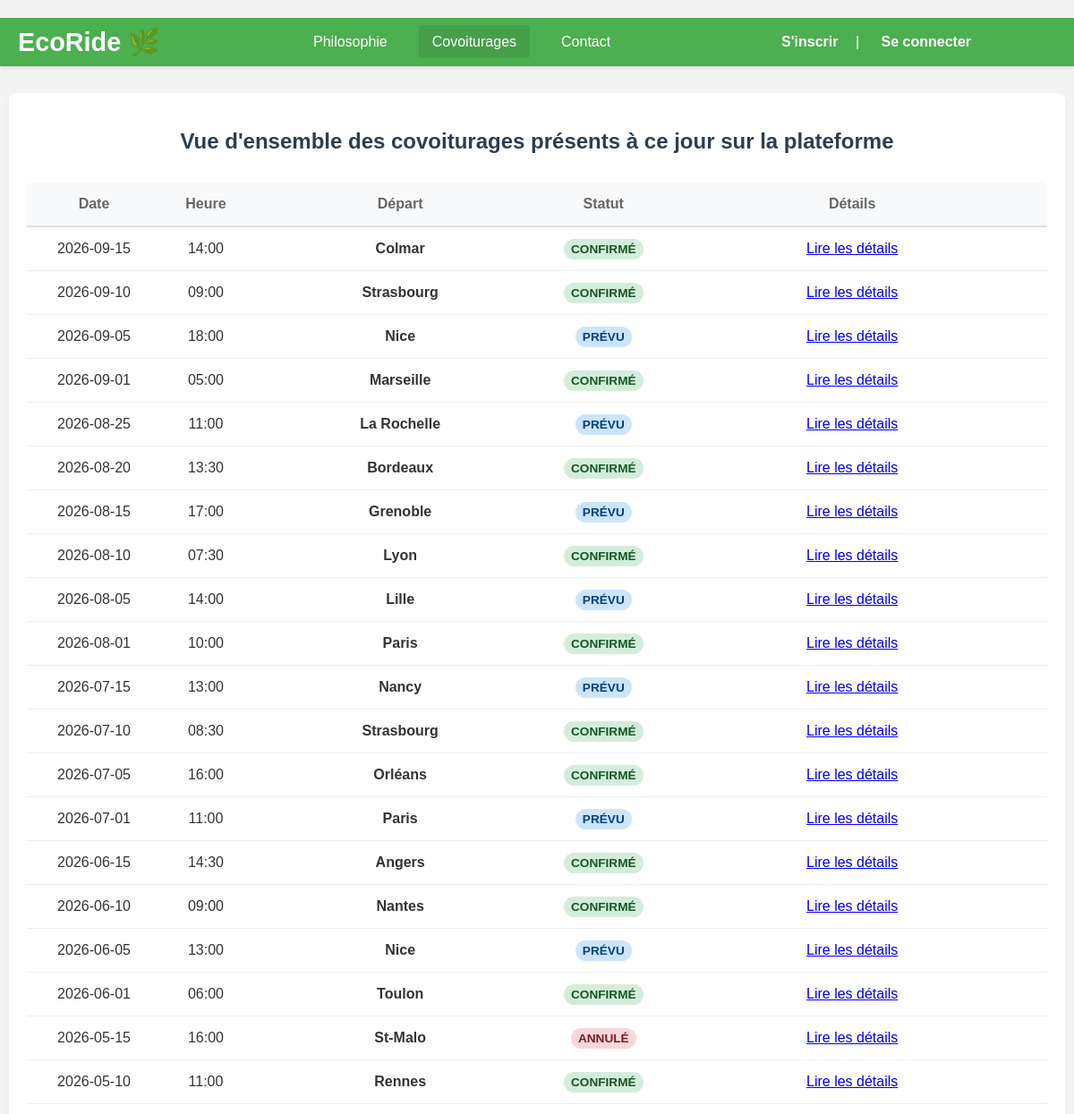
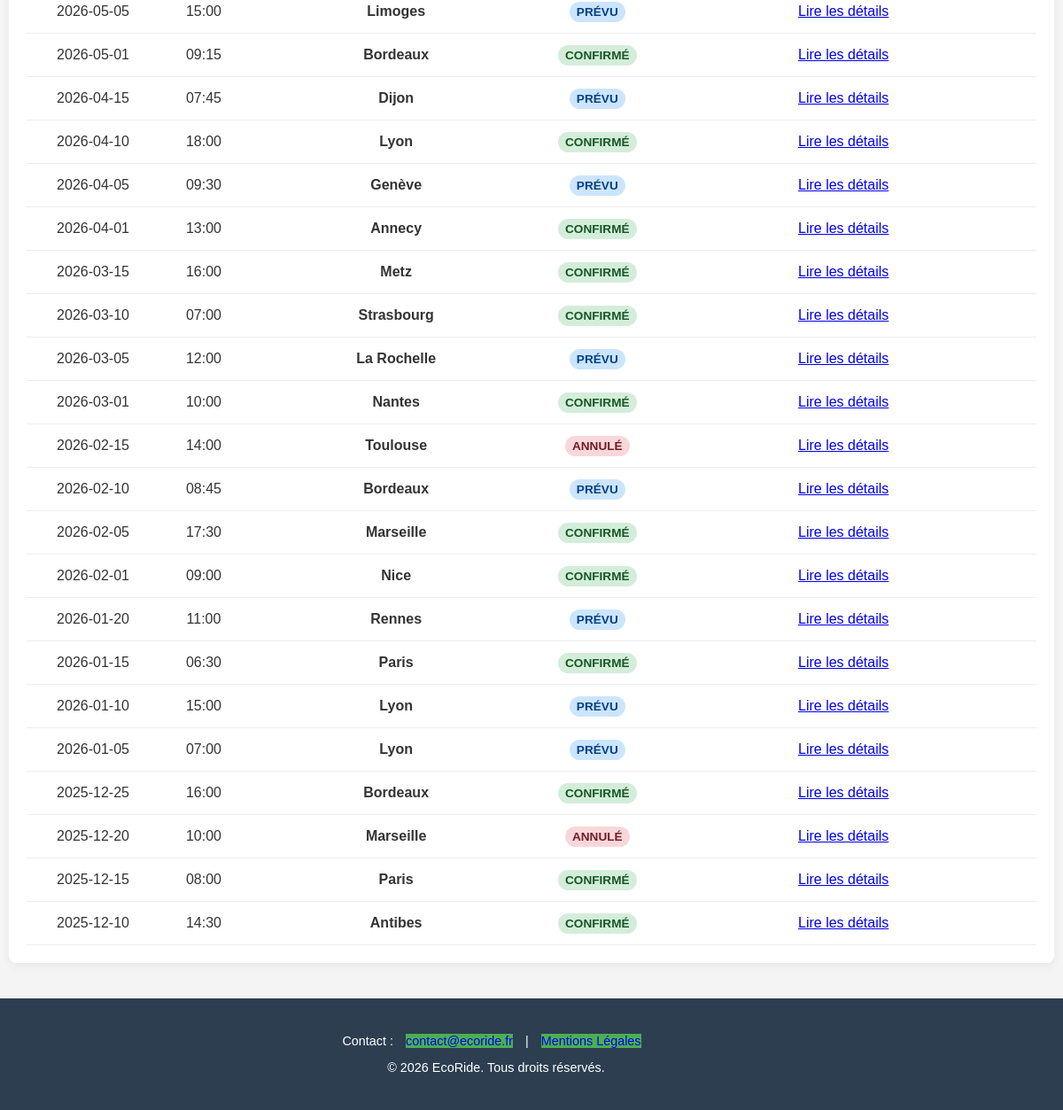
/public/index.php?p=covoiturage, run on the app's committed database (2 pictures, top to bottom).
### tables this page shows
CREATE TABLE IF NOT EXISTS `covoiturage` (
  `covoiturage_id` INT NOT NULL AUTO_INCREMENT,
  `date_depart` DATE NOT NULL,
  `heure_depart` TIME NOT NULL,  
  `lieu_depart` VARCHAR(50) NOT NULL,
  `date_arrivee` DATE NULL,
  `heure_arrivee` TIME NULL,
  `lieu_arrivee` VARCHAR(50) NOT NULL,
  `statut_covoiturage_id` INT NOT NULL,  
  `nb_place` INT NOT NULL,
  `prix_personne` FLOAT NOT NULL,
  `voiture_id` INT NOT NULL,  
  PRIMARY KEY (`covoiturage_id`),
  INDEX `fk_covoiturage_voiture_utilise_idx` (`voiture_id` ASC),
  INDEX `fk_statut_covoiturage_idx` (`statut_covoiturage_id` ASC),
  CONSTRAINT `fk_covoiturage_voiture_utilise`
    FOREIGN KEY (`voiture_id`)
    REFERENCES `voiture` (`voiture_id`),
  CONSTRAINT `fk_statut_covoiturage_id`
    FOREIGN KEY (`statut_covoiturage_id`)
    REFERENCES `statut_covoiturage` (`statut_covoiturage_id`)
);

CREATE TABLE IF NOT EXISTS `statut_covoiturage` (
  `statut_covoiturage_id` INT NOT NULL AUTO_INCREMENT,
  `libelle` VARCHAR(50) NOT NULL UNIQUE,
  PRIMARY KEY (`statut_covoiturage_id`)
);

### core/Controller/Controller.php (called while the page is built, shortened)
<?php
class Controller
{
    protected $viewPath;
    protected function render($view, $variables = [])
    {
        extract($variables);
        require($this->viewPath . str_replace('.', '/', $view) . '.php');
    }
}

### app/Controller/CovoituragesController.php (called while the page is built, shortened)
<?php
class CovoituragesController extends AppController
{
    public function all()
    {
        $covoiturages = $this->Covoiturage->all();
        $this->render(
            'covoiturages.covoiturage',
            compact('covoiturages')
        );
    }
}

### core/Model/Model.php (called while the page is built, shortened)
<?php
class Model
{
    protected $db;
    public function __construct(Database $db)
    {
        $this->db = $db;
    }
    public function query($statement, $attributes = null, $one = false)
    {
        $classe_name = str_replace('Model', 'Entity', get_class($this));
        if ($attributes) {
            return $this->db->prepare(
                $statement,
                $attributes,
                $classe_name,
                $one
            );
        } else {
            return $this->db->query(
                $statement,
                $classe_name,
                $one
            );
        }
    }
}

### core/Database/MysqlDatabase.php (called while the page is built, shortened)
<?php
class MysqlDatabase extends Database
{
    private $dbname;
    private $dbusername;
    private $dbpassword;
    private $dbhost;
    private $pdo;
    public function __construct($dbname = '', $dbusername = 'root', $dbpassword = '', $dbhost = 'localhost')
    {
        $this->dbname = $dbname;
        $this->dbusername = $dbusername;
        $this->dbpassword = $dbpassword;
        $this->dbhost = $dbhost;
    }
    private function getPdo()
    {
        if ($this->pdo === null) {
            $dns = 'mysql:host=' . $this->dbhost . ';dbname=' . $this->dbname;
            $pdo = new PDO($dns, $this->dbusername, $this->dbpassword);
            $pdo->setAttribute(PDO::ATTR_ERRMODE, PDO::ERRMODE_EXCEPTION);
            $this->pdo = $pdo;
        }
        return $this->pdo;
    }
    public function query($statement, $class_name = null, $one = false)
    {
        $req = $this->getPdo()->query($statement);
        if ($class_name === null) {
            $req->setFetchMode(PDO::FETCH_OBJ);
        } else {
            $req->setFetchMode(PDO::FETCH_CLASS, $class_name);
        }
        if ($one) {
            $datas = $req->fetch();
        } else {
            $datas = $req->fetchAll();
        }
        return $datas;
    }
}

### app/Model/CovoiturageModel.php (called while the page is built, shortened)
<?php
class CovoiturageModel extends Model
{
    public function all()
    {
        return $this->query(
            "select
                c.covoiturage_id ,
                c.date_depart	 ,
                c.heure_depart	 ,
                c.lieu_depart	 ,
                c.date_arrivee	 ,
                c.heure_arrivee	 ,
                c.lieu_arrivee	 ,
                s.libelle as statut,
                c.nb_place		 ,
                c.prix_personne	 ,
                u.pseudo		 ,
                v.energie
            from covoiturage c
            join voiture v on (v.voiture_id = c.voiture_id)
            join utilisateur u on (u.utilisateur_id = v.utilisateur_id)
            join statut_covoiturage s on (c.statut_covoiturage_id = s.statut_covoiturage_id)
            order by c.date_depart desc, c.lieu_depart asc",
            false
        );
    }
}

### app/Autoloader.php (called while the page is built, shortened)
<?php
class Autoloader
{
    static function fautoload($class)
    {
        if (strpos($class, __NAMESPACE__) === 0) {
            $class = str_replace(__NAMESPACE__ . '\\', '', $class);
            $class = str_replace('\\', '/', $class);
        }
    }
}

### core/Autoloader.php (called while the page is built, shortened)
<?php
class Autoloader
{
    static function fautoload($class)
    {
        if (strpos($class, __NAMESPACE__) === 0) {
            $class = str_replace(__NAMESPACE__ . '\\', '', $class);
            $class = str_replace('\\', '/', $class);
        }
    }
}

### app/Views/covoiturages/covoiturage.php (the view)
<section class="presentation-section">
    <div class="presentation-content">
        <h1>Vue d'ensemble des covoiturages présents à ce jour sur la plateforme</h1>
        <div class="trip-row trip-header">
            <div class="trip-cell">Date</div>
            <div class="trip-cell">Heure</div>
            <div class="trip-cell">Départ</div>
            <div class="trip-cell">Statut</div>
            <div class="trip-cell">Détails</div>
        </div>
        <?php foreach ($covoiturages as $covoiturage): ?>
            <div class="trip-row">
                <div class="trip-cell" data-label="Date">
                    <?= htmlspecialchars($covoiturage->date_depart); ?>
                </div>
                <div class="trip-cell" data-label="Heure">
                    <?= htmlspecialchars(substr($covoiturage->heure_depart, 0, 5)); ?>
                </div>
                <div class="trip-cell" data-label="Départ">
                    <strong><?= htmlspecialchars($covoiturage->lieu_depart); ?></strong>
                </div>
                <div class="trip-cell" data-label="Statut">
                    <span class="status-badge <?= strtolower($covoiturage->statut); ?>">
                        <?= htmlspecialchars($covoiturage->statut); ?>
                    </span>
                </div>
                <div class="trip-cell" data-label="Détails">
                    <?= $covoiturage->getExtrait(); ?>
                </div>
            </div>
        <?php endforeach; ?>
    </div>
</section>

### app/Entity/CovoiturageEntity.php (shortened to what this page needs)
<?php
class CovoiturageEntity extends Entity
{
    public function getUrl()
    {
        return 'index.php?p=trajet-detail&id=' . $this->covoiturage_id;
    }
    public function getExtrait()
    {
        $html = '<a href="' . $this->getUrl() . '">Lire les détails </a>';
        return $html;
    }
}

### public/css/style_app.css (style rules this page uses)
:root { --color-ecogreen: #4CAF50; --color-ecogreen-survol: #45a049; --color-ecodark: #388E3C; --color-nightblue: #2c3e50; --color-price: #1abc9c; --color-rating: #f39c12; --color-background: #f4f4f4; --color-text: #333; --color-card-bg: #ffffff; --color-border: #eee; --color-connexion: #2c3e50; }
body { font-family: Arial, sans-serif; margin: 0; padding-top: 0; background-color: var(--color-background); color: var(--color-text); }
.presentation-section { background-color: white; padding: 20px 20px; border-radius: 8px; box-shadow: 0 4px 10px rgba(0, 0, 0, 0.05); box-shadow: 0 4px 10px rgba(0, 0, 0, 0.05); margin: 30px auto; max-width: 1400px; width: 95%; display: flex; flex-direction: column; gap: 30px; align-items: center; text-align: center; }
.presentation-section h1 { margin-bottom: 2rem; color: #2c3e50; }
.presentation-content { flex: 2; width: 100%; }

### public/css/style_covoiturage.css (style rules this page uses)
.trip-row { display: grid; grid-template-columns: 120px 100px 1.5fr 120px 2fr; gap: 15px; padding: 15px; border-bottom: 1px solid #eee; align-items: center; }
.trip-header { background-color: #f8f9fa; font-weight: bold; color: #666; border-radius: 5px 5px 0 0; border-bottom: 2px solid #ddd; }
.status-badge { padding: 4px 8px; border-radius: 12px; font-size: 0.85em; font-weight: bold; text-transform: uppercase; }
.status-badge.confirmé { background-color: #d4edda; color: #155724; }
.status-badge.annulé { background-color: #f8d7da; color: #721c24; }
.status-badge.prévu { background-color: #cce5ff; color: #004085; }

### public/css/style_trajet.css (style rules this page uses)
:root { --color-status-confirmed: #2ecc71; --color-status-pending: #e67e22; --color-status-cancelled: #e74c3c; --color-status-onboarding: #3498db; --color-disabled: #bdc3c7; --color-ecogreen: #4CAF50; --color-ecodark: #388E3C; --color-nightblue: #2c3e50; --color-price: #1abc9c; --color-rating: #f39c12; --color-background: #f4f4f4; --color-text: #333; --color-card-bg: #ffffff; --color-border: #eee; --color-white: #ffffff; --color-text-main: #333; --color-text-muted: #999999; --radius-lg: 8px; --shadow: 0 2px 8px rgba(0, 0, 0, 0.1); --transition: all 0.2s ease; }

### public/css/style_trajet_detail.css (style rules this page uses)
:root { --color-ecogreen: #4CAF50; --color-ecogreen-survol: #45a049; --color-ecodark: #388E3C; --color-nightblue: #2c3e50; --color-price: #1abc9c; --color-rating: #f39c12; --color-background: #f4f4f4; --color-text: #333; --color-card-bg: #ffffff; --color-border: #eee; --color-light-bg: #f9f9f9; }

### data on the page
covoiturage: date_depart "2026-09-15", heure_depart "14:00", lieu_depart "Colmar", statut_covoiturage.libelle "CONFIRMÉ"
covoiturage: date_depart "2026-09-10", heure_depart "09:00", lieu_depart "Strasbourg", statut_covoiturage.libelle "CONFIRMÉ"
covoiturage: date_depart "2026-09-05", heure_depart "18:00", lieu_depart "Nice", statut_covoiturage.libelle "PRÉVU"
covoiturage: date_depart "2026-09-01", heure_depart "05:00", lieu_depart "Marseille", statut_covoiturage.libelle "CONFIRMÉ"
covoiturage: date_depart "2026-08-25", heure_depart "11:00", lieu_depart "La Rochelle", statut_covoiturage.libelle "PRÉVU"
covoiturage: date_depart "2026-08-20", heure_depart "13:30", lieu_depart "Bordeaux", statut_covoiturage.libelle "CONFIRMÉ"
covoiturage: date_depart "2026-08-15", heure_depart "17:00", lieu_depart "Grenoble", statut_covoiturage.libelle "PRÉVU"
covoiturage: date_depart "2026-08-10", heure_depart "07:30", lieu_depart "Lyon", statut_covoiturage.libelle "CONFIRMÉ"
covoiturage: date_depart "2026-08-05", heure_depart "14:00", lieu_depart "Lille", statut_covoiturage.libelle "PRÉVU"
covoiturage: date_depart "2026-08-01", heure_depart "10:00", lieu_depart "Paris", statut_covoiturage.libelle "CONFIRMÉ"
covoiturage: date_depart "2026-07-15", heure_depart "13:00", lieu_depart "Nancy", statut_covoiturage.libelle "PRÉVU"
covoiturage: date_depart "2026-07-10", heure_depart "08:30", lieu_depart "Strasbourg", statut_covoiturage.libelle "CONFIRMÉ"
covoiturage: date_depart "2026-07-05", heure_depart "16:00", lieu_depart "Orléans", statut_covoiturage.libelle "CONFIRMÉ"
covoiturage: date_depart "2026-07-01", heure_depart "11:00", lieu_depart "Paris", statut_covoiturage.libelle "PRÉVU"
covoiturage: date_depart "2026-06-15", heure_depart "14:30", lieu_depart "Angers", statut_covoiturage.libelle "CONFIRMÉ"
covoiturage: date_depart "2026-06-10", heure_depart "09:00", lieu_depart "Nantes", statut_covoiturage.libelle "CONFIRMÉ"
covoiturage: date_depart "2026-06-05", heure_depart "13:00", lieu_depart "Nice", statut_covoiturage.libelle "PRÉVU"
covoiturage: date_depart "2026-06-01", heure_depart "06:00", lieu_depart "Toulon", statut_covoiturage.libelle "CONFIRMÉ"
covoiturage: date_depart "2026-05-15", heure_depart "16:00", lieu_depart "St-Malo", statut_covoiturage.libelle "ANNULÉ"
covoiturage: date_depart "2026-05-10", heure_depart "11:00", lieu_depart "Rennes", statut_covoiturage.libelle "CONFIRMÉ"
covoiturage: date_depart "2026-05-05", heure_depart "15:00", lieu_depart "Limoges", statut_covoiturage.libelle "PRÉVU"
covoiturage: date_depart "2026-05-01", heure_depart "09:15", lieu_depart "Bordeaux", statut_covoiturage.libelle "CONFIRMÉ"
covoiturage: date_depart "2026-04-15", heure_depart "07:45", lieu_depart "Dijon", statut_covoiturage.libelle "PRÉVU"
covoiturage: date_depart "2026-04-10", heure_depart "18:00", lieu_depart "Lyon", statut_covoiturage.libelle "CONFIRMÉ"
covoiturage: date_depart "2026-04-05", heure_depart "09:30", lieu_depart "Genève", statut_covoiturage.libelle "PRÉVU"
covoiturage: date_depart "2026-04-01", heure_depart "13:00", lieu_depart "Annecy", statut_covoiturage.libelle "CONFIRMÉ"
covoiturage: date_depart "2026-03-15", heure_depart "16:00", lieu_depart "Metz", statut_covoiturage.libelle "CONFIRMÉ"
covoiturage: date_depart "2026-03-10", heure_depart "07:00", lieu_depart "Strasbourg", statut_covoiturage.libelle "CONFIRMÉ"
covoiturage: date_depart "2026-03-05", heure_depart "12:00", lieu_depart "La Rochelle", statut_covoiturage.libelle "PRÉVU"
covoiturage: date_depart "2026-03-01", heure_depart "10:00", lieu_depart "Nantes", statut_covoiturage.libelle "CONFIRMÉ"
covoiturage: date_depart "2026-02-15", heure_depart "14:00", lieu_depart "Toulouse", statut_covoiturage.libelle "ANNULÉ"
covoiturage: date_depart "2026-02-10", heure_depart "08:45", lieu_depart "Bordeaux", statut_covoiturage.libelle "PRÉVU"
covoiturage: date_depart "2026-02-05", heure_depart "17:30", lieu_depart "Marseille", statut_covoiturage.libelle "CONFIRMÉ"
covoiturage: date_depart "2026-02-01", heure_depart "09:00", lieu_depart "Nice", statut_covoiturage.libelle "CONFIRMÉ"
covoiturage: date_depart "2026-01-20", heure_depart "11:00", lieu_depart "Rennes", statut_covoiturage.libelle "PRÉVU"
covoiturage: date_depart "2026-01-15", heure_depart "06:30", lieu_depart "Paris", statut_covoiturage.libelle "CONFIRMÉ"
covoiturage: date_depart "2026-01-10", heure_depart "15:00", lieu_depart "Lyon", statut_covoiturage.libelle "PRÉVU"
covoiturage: date_depart "2026-01-05", heure_depart "07:00", lieu_depart "Lyon", statut_covoiturage.libelle "PRÉVU"
covoiturage: date_depart "2025-12-25", heure_depart "16:00", lieu_depart "Bordeaux", statut_covoiturage.libelle "CONFIRMÉ"
covoiturage: date_depart "2025-12-20", heure_depart "10:00", lieu_depart "Marseille", statut_covoiturage.libelle "ANNULÉ"
covoiturage: date_depart "2025-12-15", heure_depart "08:00", lieu_depart "Paris", statut_covoiturage.libelle "CONFIRMÉ"
covoiturage: date_depart "2025-12-10", heure_depart "14:30", lieu_depart "Antibes", statut_covoiturage.libelle "CONFIRMÉ"
